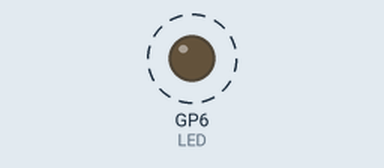
Recording of a program running on a simulated Raspberry Pi Pico running MicroPython. Parts: output pins drawn as LEDs (lit = HIGH). Dashed ring = blinking.

Above: at 0.2 s.
Timing chart, 0 to 3.0 s (numbered marks = the images above):
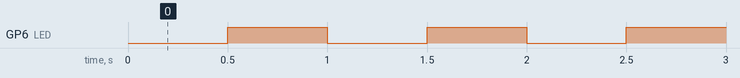

Measured:
- by itself, GP6 (LED): alternates HIGH for 0.50 s and LOW for 0.50 s

The program:

S04_Interrupt.py
```python
# File: main.py
# Author: Armstrong Subero
# Platform: Raspberry Pi Pico (RP2040) with MicroPython
# Program: S03_Timer
# Interpreter: MicroPython (latest version)
# Program Version: 1.0
#
# Program Description: This program allows the Raspberry Pi Pico to flash the external
#                       LED on GP6 which is flashed every second using a Timer
#
# Hardware Description: An LED is connected through a 1k resistor to GP6
#
# Created: August 22nd, 2024, 7:47 PM
# Last Updated: August 22nd, 2024, 7:47 PM

from machine import Pin, Timer

LED = Pin(6, Pin.OUT)

tim = Timer()

def Flash_LED(timer):
    global LED
    LED.toggle()

tim.init(freq = 2.0, mode = Timer.PERIODIC, callback = Flash_LED)
```
